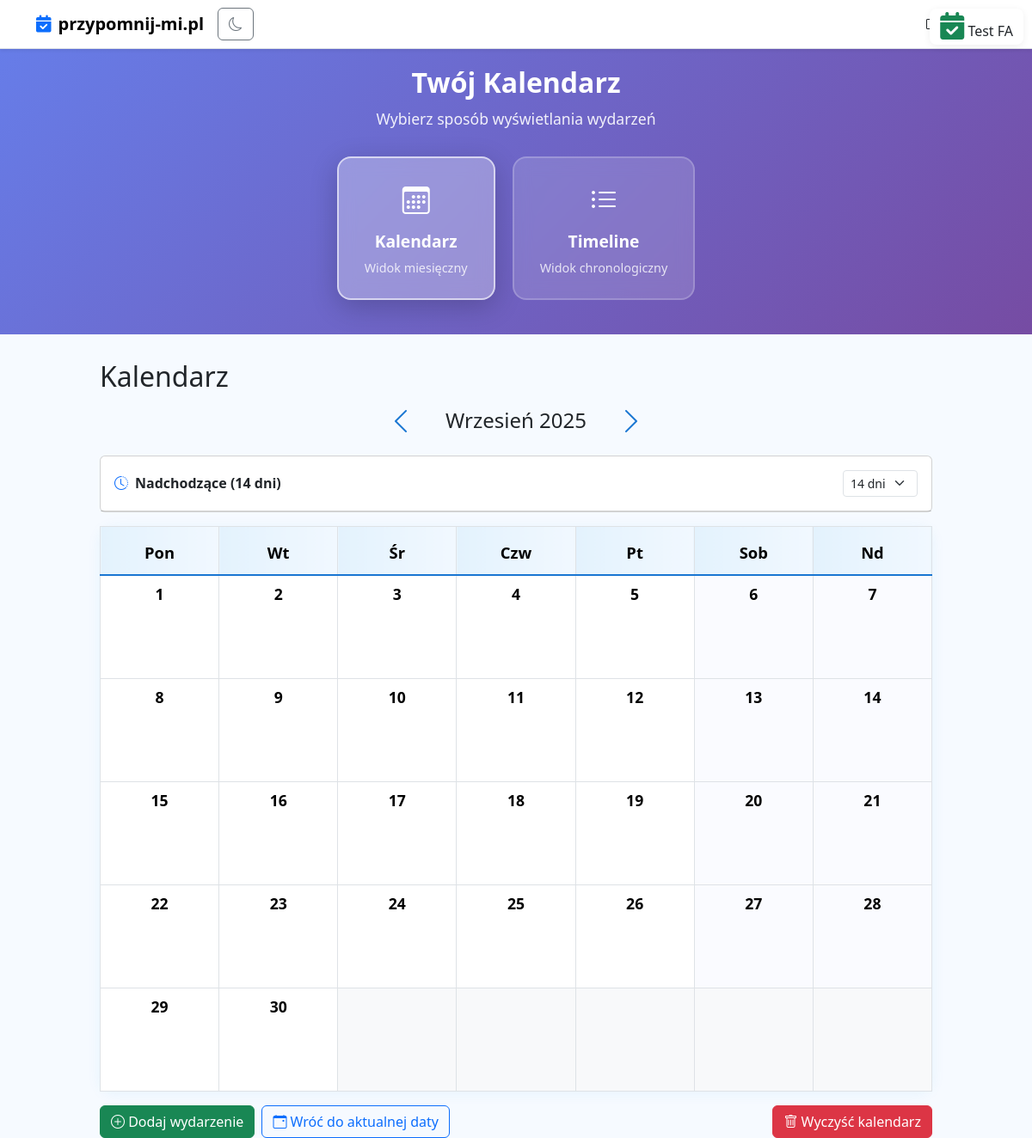
The app's page /?month=9&year=2025 (signed in), older data.
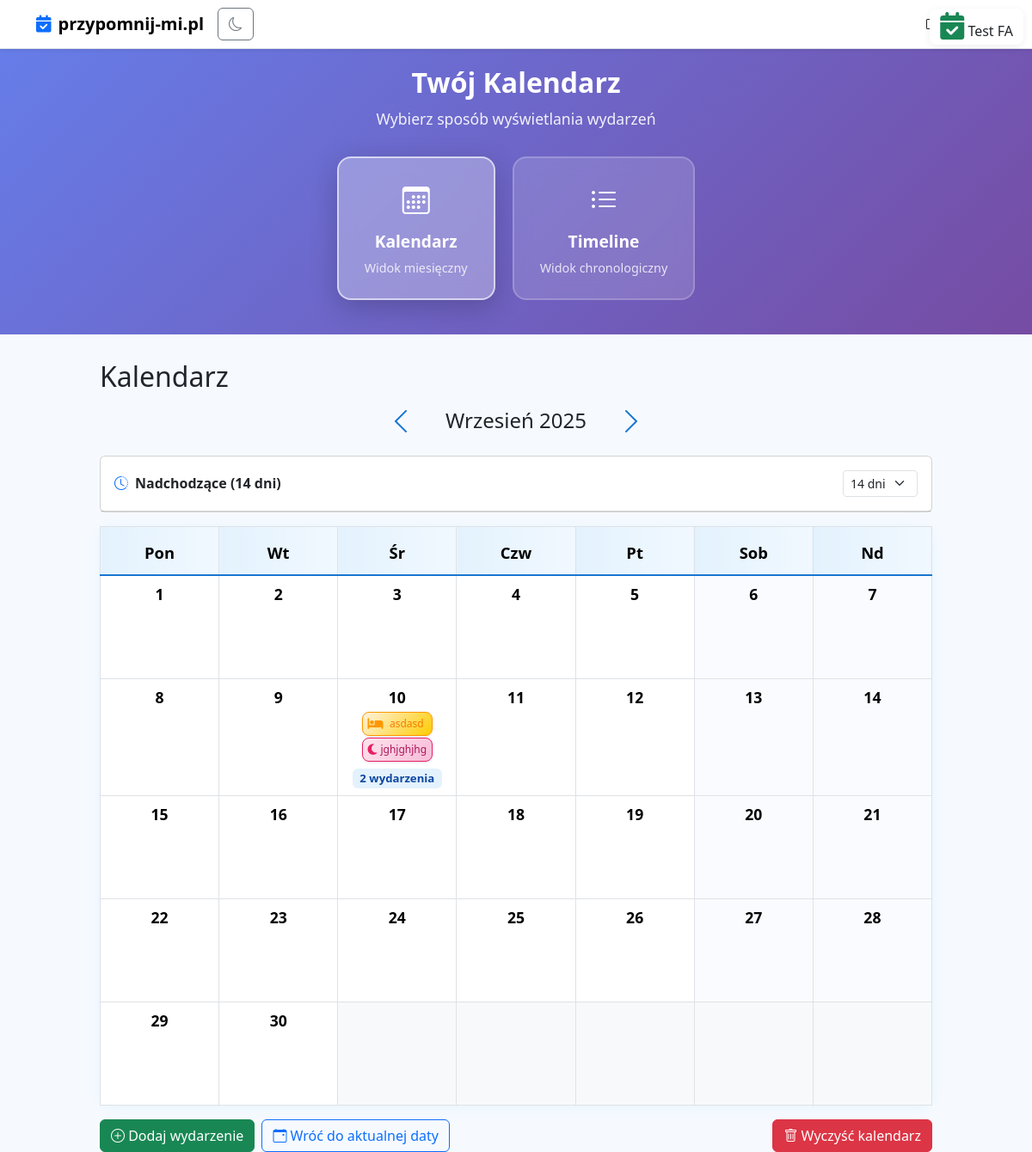
The same page, newer data.
### events/models.py (models this page shows, shortened)
class Event(models.Model):
    CATEGORY_CHOICES = [
        ('urodziny', 'Urodziny'),
        ('imieniny', 'Imieniny'),
        ('rocznice', 'Rocznice'),
        ('przeglad', 'Przegląd'),
        ('ubezpieczenie', 'Ubezpieczenie'),
        ('inne', 'Wpisz własną kategorię'),
    ]
    RECURRENCE_CHOICES = [
        ('none', 'Brak'),
        ('daily', 'Codziennie'),
        ('weekly', 'Co tydzień'),
        ('monthly', 'Co miesiąc'),
        ('yearly', 'Co rok'),
    ]
    user = models.ForeignKey(User, on_delete=models.CASCADE)
    date = models.DateField()
    category = models.CharField(max_length=20, choices=CATEGORY_CHOICES)
    custom_category = models.CharField(max_length=50, blank=True, null=True)
    description = models.CharField(max_length=255)
    is_recurring = models.BooleanField(default=False, verbose_name='Wydarzenie cykliczne')
    recurrence_type = models.CharField(max_length=10, choices=RECURRENCE_CHOICES, default='none')
    recurrence_end = models.DateField(blank=True, null=True, verbose_name='Powtarzaj do (włącznie)')
    icon = models.CharField(max_length=32, blank=True, default="fa-calendar-check", verbose_name="Ikona wydarzenia")

### events/views.py (the view, shortened to what this page needs)
# urls.py: path('', views.calendar_view, name='calendar'),
@login_required
def calendar_view(request):
    try:
        month = int(request.GET.get('month', None))
        year = int(request.GET.get('year', None))
    except (TypeError, ValueError):
        month = None
        year = None
    today = date.today()
    if not month or not year:
        month = today.month
        year = today.year
    first_day = date(year, month, 1)
    if month == 12:
        last_day = date(year + 1, 1, 1) - timedelta(days=1)
    else:
        last_day = date(year, month + 1, 1) - timedelta(days=1)
    days = [first_day + timedelta(days=i) for i in range((last_day - first_day).days + 1)]
    events = Event.objects.filter(user=request.user).all()
    events_by_day = {d: [] for d in days}
    for event in events:
        if not event.is_recurring or event.recurrence_type == 'none' or not event.recurrence_type:
            if event.date in events_by_day:
                events_by_day[event.date].append(event)
    weeks = []
    week = []
    first_weekday = first_day.weekday() # 0=poniedziałek
    for _ in range(first_weekday):
        week.append(None)
    for d in days:
        week.append(d)
        if len(week) == 7:
            weeks.append(week)
            week = []
    if week:
        while len(week) < 7:
            week.append(None)
        weeks.append(week)
    miesiace_pol = [
        '', 'Styczeń', 'Luty', 'Marzec', 'Kwiecień', 'Maj', 'Czerwiec',
        'Lipiec', 'Sierpień', 'Wrzesień', 'Październik', 'Listopad', 'Grudzień'
    ]
    month_name = miesiace_pol[month]
    if month == 1:
        prev_month = 12
        prev_year = year - 1
    else:
        prev_month = month - 1
        prev_year = year
    if month == 12:
        next_month = 1
        next_year = year + 1
    else:
        next_month = month + 1
        next_year = year
    return render(request, 'events/calendar.html', {
        'weeks': weeks,
        'events_by_day': events_by_day,
        'month_name': month_name,
        'month': month,
        'year': year,
        'prev_month': prev_month,
        'prev_year': prev_year,
        'next_month': next_month,
        'next_year': next_year,
        'today': date.today(),
    })

### events/templatetags/get_item.py (called while the page is built)
@register.filter
def get_item(dictionary, key):
    return dictionary.get(key, [])

### events/templatetags/pluralize_pl.py (called while the page is built)
@register.filter(name='polish_pluralize')
def polish_pluralize(value, forms):
    try:
        count = int(value)
    except (TypeError, ValueError):
        return ''
    try:
        one, few, many = [s.strip() for s in forms.split(',')]
    except ValueError:
        return ''
    if count == 1:
        return one
    mod10 = count % 10
    mod100 = count % 100
    if mod10 in (2, 3, 4) and mod100 not in (12, 13, 14):
        return few
    return many

### templates/events/calendar.html (shortened to what the changed rows need)
{% extends 'base.html' %}
{% load get_item %}
{% load pluralize_pl %}
{% block content %}
<div class="view-switcher-container">
  <div class="view-switcher">
    <div class="view-switcher-header">
      <h2 class="view-switcher-title">Twój Kalendarz</h2>
    </div>
  </div>
</div>
<div class="calendar-container mt-4" id="calendarSurface">
  <h2>Kalendarz</h2>
  <div class="table-responsive" style="overflow: visible;">
    <table class="calendar-table table table-bordered text-center align-middle">
      <thead>
        <tr>
          <th>Pon</th>
          <th>Wt</th>
          <th>Śr</th>
          <th>Czw</th>
          <th>Pt</th>
          <th>Sob</th>
          <th>Nd</th>
        </tr>
      </thead>
      <tbody>
        {% for week in weeks %}
        <tr>
          {% for day in week %}
            {% if day %}
              {% with events=events_by_day|get_item:day day_str=day|date:'Y-m-d' %}
              <td class="calendar-day{% if day == today %} calendar-today{% endif %} {% if forloop.counter >= 6 %}calendar-weekend{% endif %}"
                  style="word-break:break-word; cursor:pointer; {% if day == today %}overflow:hidden !important;{% else %}overflow:visible;{% endif %} position:relative; padding:0; width:13.5vw; min-width:120px; max-width:180px; box-sizing:border-box;"
                  onclick="handleDayClick(event, '{{ day_str }}', {{ events|length|yesno:'true,false' }})"
                  ondragover="event.preventDefault()" ondrop="handleDrop(event, '{{ day_str }}')">
                <div class="calendar-content">
                  <div class="fw-bold">{{ day.day }}</div>
                  {% if events %}
                    <div class="event-icons" style="overflow: visible !important;">
                      {% for event in events %}
                        <div class="event-card {{ event.category }}"
                             title="{{ event.get_category_display }}{% if event.category == 'inne' %} ({{ event.custom_category }}){% endif %}"
                             draggable="true" ondragstart="handleDragStart(event, {{ event.id }})"
                             style="overflow: visible !important; position: relative !important;">
                          <i class="fa-solid {% if event.icon %}{{ event.icon }}{% else %}fa-calendar-check{% endif %} event-card-icon cat-{{ event.category }}"></i>
                          <span class="event-card-text">{{ event.description|truncatechars:25 }}</span>
                        </div>
                      {% endfor %}
                    </div>
                    {% if events|length > 1 %}
                      <div class="mt-1">
                        <span class="badge event-count-badge">{{ events|length }} {{ events|length|polish_pluralize:"wydarzenie,wydarzenia,wydarzeń" }}</span>
                      </div>
                    {% endif %}
                  {% endif %}
                </div>
              </td>
              {% endwith %}
            {% else %}
              <td class="bg-light"></td>
            {% endif %}
          {% endfor %}
        </tr>
        {% endfor %}
      </tbody>
    </table>
  </div>
</div>
{% endblock %}

Row changes from the older to the newer data that the page shows:
added Event: description "asdasd", category "rocznice" (drawn)
added Event: description "jghjghjhg", category "urodziny" (drawn)
Text that changed along with them:
list line gone: "10"
new list line: "10 2 wydarzenia"
